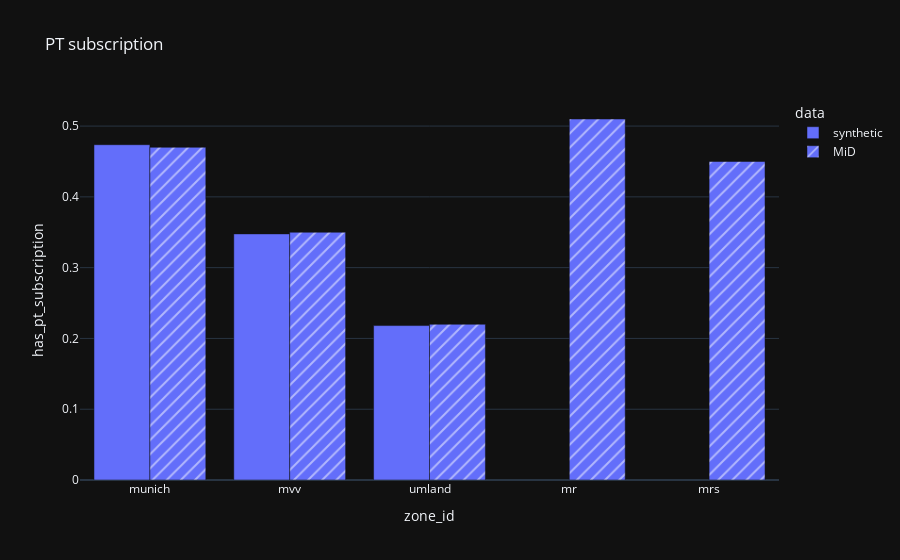

This figure's notebook cell:
### Markdown cell above
### Public transport subscription by region (Figure 11)

### Code cell
df = home_zones(df_persons[["household_id", "has_pt_subscription"]], ["mvv", "munich", "umland"])
df = df.groupby("zone_id")["has_pt_subscription"].mean().reset_index().assign(data = "synthetic")

df = pd.concat([df, pd.DataFrame.from_records([
    { "zone_id": "mvv", "has_pt_subscription": 0.35, "data": "MiD" },
    { "zone_id": "munich", "has_pt_subscription": 0.47, "data": "MiD" },
    { "zone_id": "umland", "has_pt_subscription": 0.22, "data": "MiD" },
    { "zone_id": "mr", "has_pt_subscription": 0.51, "data": "MiD" },
    { "zone_id": "mrs", "has_pt_subscription": 0.45, "data": "MiD" },

])])

px.bar(
    df, x = "zone_id", y = "has_pt_subscription", pattern_shape = "data", barmode = "group",
    title = "PT subscription"
)

### Figure 1 — Plotly figure (JSON) as saved in the notebook; plotly's stock layout.template omitted (floating-point values rounded to 4 significant figures)
{"data": [{"alignmentgroup": "True", "hovertemplate": "data=synthetic<br>zone_id=%{x}<br>has_pt_subscription=%{y}<extra></extra>", "legendgroup": "synthetic", "marker": {"color": "#636efa", "pattern": {"shape": ""}}, "name": "synthetic", "offsetgroup": "synthetic", "orientation": "v", "showlegend": true, "textposition": "auto", "type": "bar", "x": ["munich", "mvv", "umland"], "xaxis": "x", "y": [0.4737, 0.3477, 0.2182], "yaxis": "y"}, {"alignmentgroup": "True", "hovertemplate": "data=MiD<br>zone_id=%{x}<br>has_pt_subscription=%{y}<extra></extra>", "legendgroup": "MiD", "marker": {"color": "#636efa", "pattern": {"shape": "/"}}, "name": "MiD", "offsetgroup": "MiD", "orientation": "v", "showlegend": true, "textposition": "auto", "type": "bar", "x": ["mvv", "munich", "umland", "mr", "mrs"], "xaxis": "x", "y": [0.35, 0.47, 0.22, 0.51, 0.45], "yaxis": "y"}], "layout": {"barmode": "group", "legend": {"title": {"text": "data"}, "tracegroupgap": 0}, "title": {"text": "PT subscription"}, "xaxis": {"anchor": "y", "domain": [0, 1], "title": {"text": "zone_id"}}, "yaxis": {"anchor": "x", "domain": [0, 1], "title": {"text": "has_pt_subscription"}}}}
